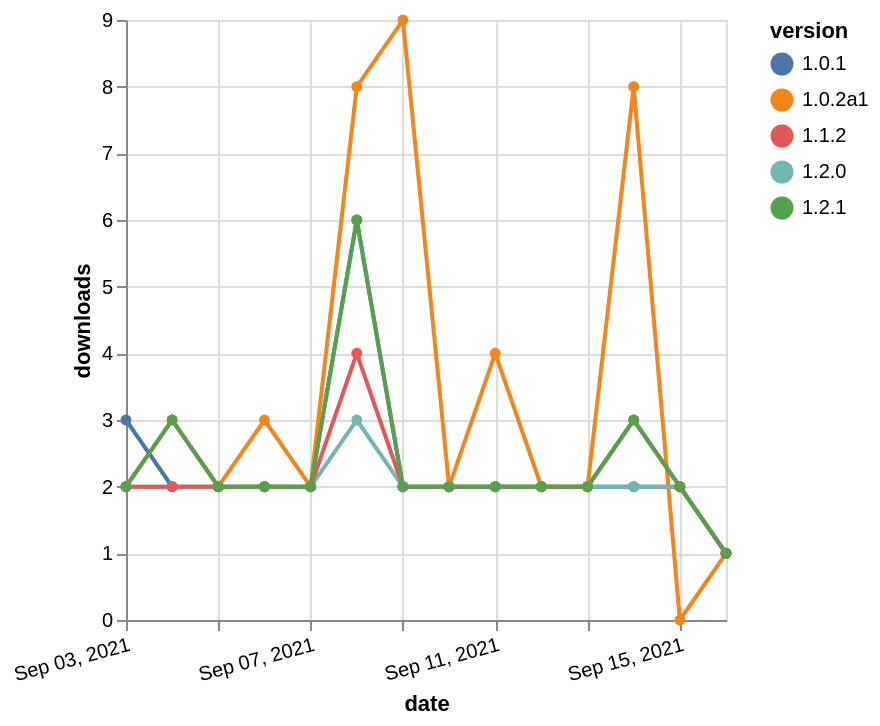

Describe this chart as a Vega-Lite specification.
### Vega-Lite specification from a JSON file in a GitHub repository (floating-point values rounded to 4 significant figures)
{"$schema": "https://vega.github.io/schema/vega-lite/v5.json", "description": "A simple bar chart with embedded data.", "data": {"values": [{"date": "2021-09-03", "total": 3870, "delta": 3, "version": "1.0.1"}, {"date": "2021-09-04", "total": 3872, "delta": 2, "version": "1.0.1"}, {"date": "2021-09-05", "total": 3874, "delta": 2, "version": "1.0.1"}, {"date": "2021-09-06", "total": 3876, "delta": 2, "version": "1.0.1"}, {"date": "2021-09-07", "total": 3878, "delta": 2, "version": "1.0.1"}, {"date": "2021-09-08", "total": 3884, "delta": 6, "version": "1.0.1"}, {"date": "2021-09-09", "total": 3886, "delta": 2, "version": "1.0.1"}, {"date": "2021-09-10", "total": 3888, "delta": 2, "version": "1.0.1"}, {"date": "2021-09-11", "total": 3890, "delta": 2, "version": "1.0.1"}, {"date": "2021-09-12", "total": 3892, "delta": 2, "version": "1.0.1"}, {"date": "2021-09-13", "total": 3894, "delta": 2, "version": "1.0.1"}, {"date": "2021-09-14", "total": 3896, "delta": 2, "version": "1.0.1"}, {"date": "2021-09-15", "total": 3898, "delta": 2, "version": "1.0.1"}, {"date": "2021-09-16", "total": 3899, "delta": 1, "version": "1.0.1"}, {"date": "2021-09-03", "total": 5189, "delta": 2, "version": "1.0.2a1"}, {"date": "2021-09-04", "total": 5192, "delta": 3, "version": "1.0.2a1"}, {"date": "2021-09-05", "total": 5194, "delta": 2, "version": "1.0.2a1"}, {"date": "2021-09-06", "total": 5197, "delta": 3, "version": "1.0.2a1"}, {"date": "2021-09-07", "total": 5199, "delta": 2, "version": "1.0.2a1"}, {"date": "2021-09-08", "total": 5207, "delta": 8, "version": "1.0.2a1"}, {"date": "2021-09-09", "total": 5216, "delta": 9, "version": "1.0.2a1"}, {"date": "2021-09-10", "total": 5218, "delta": 2, "version": "1.0.2a1"}, {"date": "2021-09-11", "total": 5222, "delta": 4, "version": "1.0.2a1"}, {"date": "2021-09-12", "total": 5224, "delta": 2, "version": "1.0.2a1"}, {"date": "2021-09-13", "total": 5226, "delta": 2, "version": "1.0.2a1"}, {"date": "2021-09-14", "total": 5234, "delta": 8, "version": "1.0.2a1"}, {"date": "2021-09-15", "total": 5234, "delta": 0, "version": "1.0.2a1"}, {"date": "2021-09-16", "total": 5235, "delta": 1, "version": "1.0.2a1"}, {"date": "2021-09-03", "total": 1401, "delta": 2, "version": "1.2.0"}, {"date": "2021-09-04", "total": 1403, "delta": 2, "version": "1.2.0"}, {"date": "2021-09-05", "total": 1405, "delta": 2, "version": "1.2.0"}, {"date": "2021-09-06", "total": 1407, "delta": 2, "version": "1.2.0"}, {"date": "2021-09-07", "total": 1409, "delta": 2, "version": "1.2.0"}, {"date": "2021-09-08", "total": 1412, "delta": 3, "version": "1.2.0"}, {"date": "2021-09-09", "total": 1414, "delta": 2, "version": "1.2.0"}, {"date": "2021-09-10", "total": 1416, "delta": 2, "version": "1.2.0"}, {"date": "2021-09-11", "total": 1418, "delta": 2, "version": "1.2.0"}, {"date": "2021-09-12", "total": 1420, "delta": 2, "version": "1.2.0"}, {"date": "2021-09-13", "total": 1422, "delta": 2, "version": "1.2.0"}, {"date": "2021-09-14", "total": 1424, "delta": 2, "version": "1.2.0"}, {"date": "2021-09-15", "total": 1426, "delta": 2, "version": "1.2.0"}, {"date": "2021-09-16", "total": 1427, "delta": 1, "version": "1.2.0"}, {"date": "2021-09-03", "total": 2341, "delta": 2, "version": "1.1.2"}, {"date": "2021-09-04", "total": 2343, "delta": 2, "version": "1.1.2"}, {"date": "2021-09-05", "total": 2345, "delta": 2, "version": "1.1.2"}, {"date": "2021-09-06", "total": 2347, "delta": 2, "version": "1.1.2"}, {"date": "2021-09-07", "total": 2349, "delta": 2, "version": "1.1.2"}, {"date": "2021-09-08", "total": 2353, "delta": 4, "version": "1.1.2"}, {"date": "2021-09-09", "total": 2355, "delta": 2, "version": "1.1.2"}, {"date": "2021-09-10", "total": 2357, "delta": 2, "version": "1.1.2"}, {"date": "2021-09-11", "total": 2359, "delta": 2, "version": "1.1.2"}, {"date": "2021-09-12", "total": 2361, "delta": 2, "version": "1.1.2"}, {"date": "2021-09-13", "total": 2363, "delta": 2, "version": "1.1.2"}, {"date": "2021-09-14", "total": 2366, "delta": 3, "version": "1.1.2"}, {"date": "2021-09-15", "total": 2368, "delta": 2, "version": "1.1.2"}, {"date": "2021-09-16", "total": 2369, "delta": 1, "version": "1.1.2"}, {"date": "2021-09-03", "total": 1323, "delta": 2, "version": "1.2.1"}, {"date": "2021-09-04", "total": 1326, "delta": 3, "version": "1.2.1"}, {"date": "2021-09-05", "total": 1328, "delta": 2, "version": "1.2.1"}, {"date": "2021-09-06", "total": 1330, "delta": 2, "version": "1.2.1"}, {"date": "2021-09-07", "total": 1332, "delta": 2, "version": "1.2.1"}, {"date": "2021-09-08", "total": 1338, "delta": 6, "version": "1.2.1"}, {"date": "2021-09-09", "total": 1340, "delta": 2, "version": "1.2.1"}, {"date": "2021-09-10", "total": 1342, "delta": 2, "version": "1.2.1"}, {"date": "2021-09-11", "total": 1344, "delta": 2, "version": "1.2.1"}, {"date": "2021-09-12", "total": 1346, "delta": 2, "version": "1.2.1"}, {"date": "2021-09-13", "total": 1348, "delta": 2, "version": "1.2.1"}, {"date": "2021-09-14", "total": 1351, "delta": 3, "version": "1.2.1"}, {"date": "2021-09-15", "total": 1353, "delta": 2, "version": "1.2.1"}, {"date": "2021-09-16", "total": 1354, "delta": 1, "version": "1.2.1"}]}, "width": "container", "mark": {"type": "line", "point": {"filled": true}}, "encoding": {"x": {"field": "date", "type": "temporal", "timeUnit": "yearmonthdate", "title": "date", "axis": {"labelAngle": -15}}, "y": {"field": "delta", "type": "quantitative", "title": "downloads"}, "color": {"field": "version", "type": "nominal"}, "tooltip": {"field": "delta"}}}
